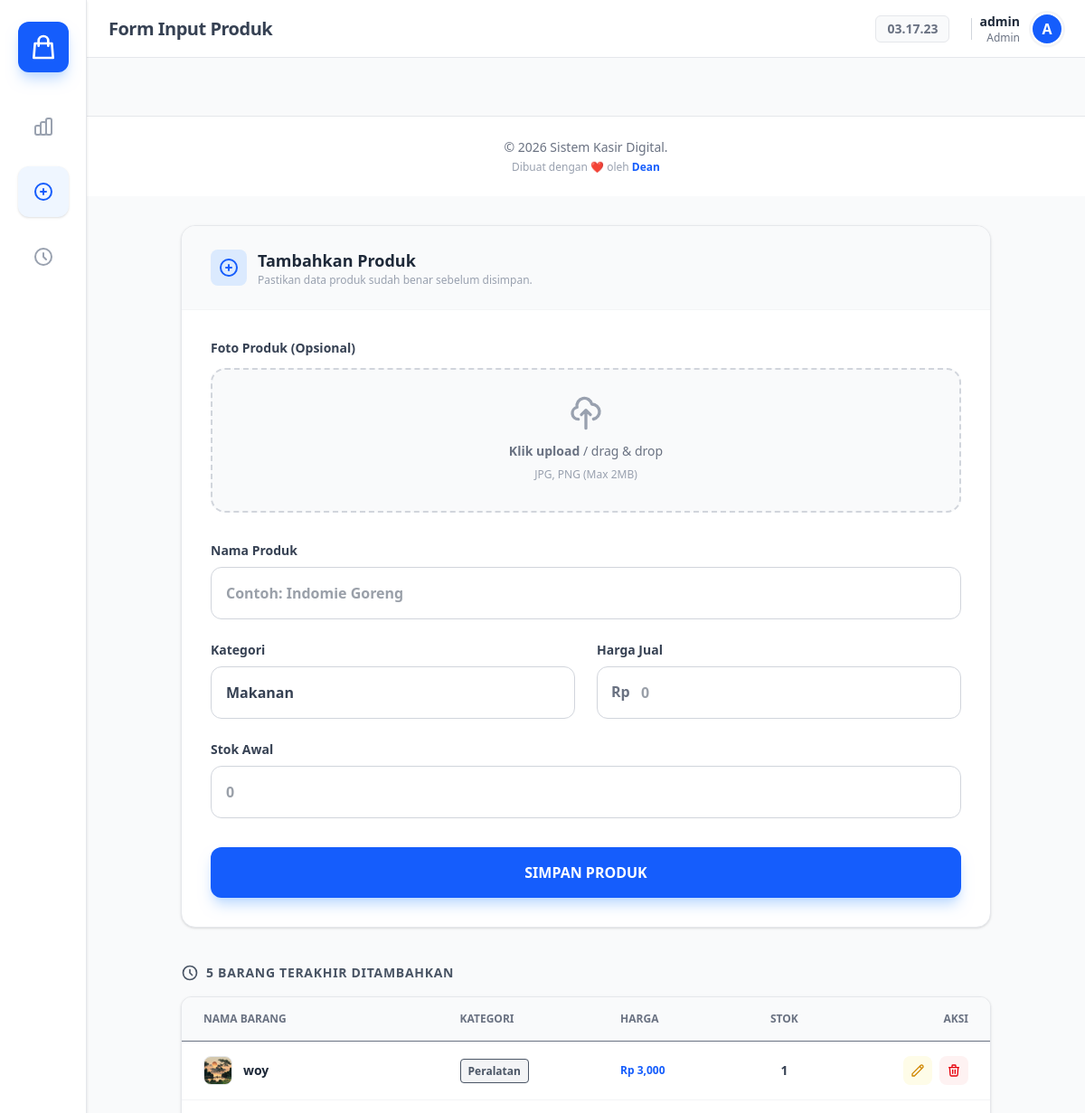
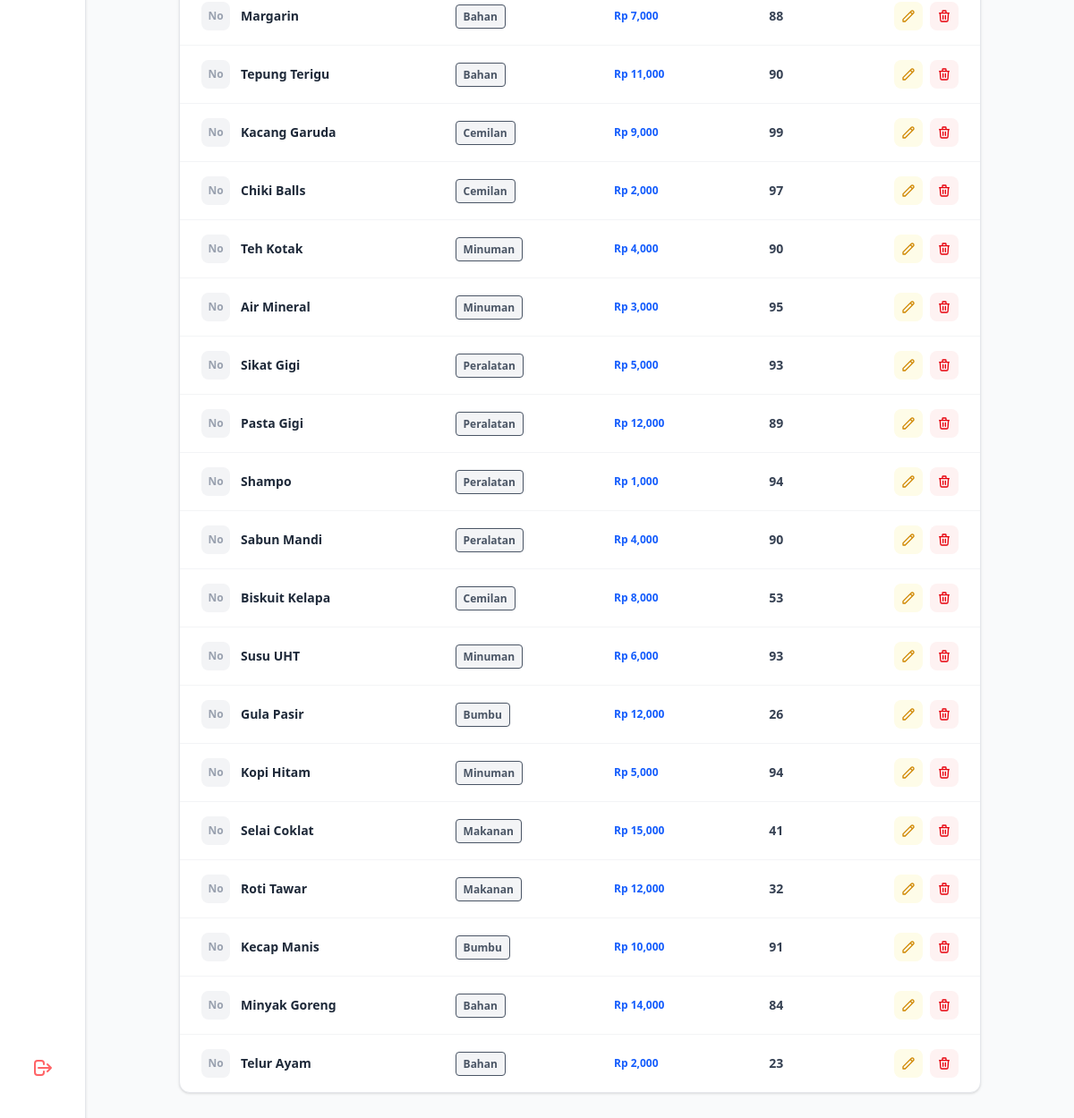
/admin/view_tambah_barang.php (signed in), run on the app's committed database (2 pictures, top to bottom).
### tables this page shows
CREATE TABLE `barang` (
  `id` int(11) NOT NULL,
  `nama_barang` varchar(100) DEFAULT NULL,
  `harga` int(11) DEFAULT NULL,
  `stok` int(11) DEFAULT NULL,
  `gambar` varchar(255) DEFAULT NULL,
  `kategori` varchar(50) DEFAULT NULL
);

### admin/view_tambah_barang.php (the view, shortened to what this page needs)
<?php
include '../config/koneksi.php';
?>
<!DOCTYPE html>
<html lang="id">
<head>
    <link rel="stylesheet" href="../assets/style.css">
</head>
<body class="bg-gray-50 font-sans text-gray-700 flex h-screen overflow-hidden">
    <?php include '../components/sideadmin.php'; ?>
    <main class="flex-1 flex flex-col h-full overflow-hidden relative">
        <?php
            include '../components/navbar.php';
        ?>
      <div class="mt-8 text-center">
        <?php include '../components/footer.php'; ?>
    </div>
        <div class="flex-1 overflow-y-auto p-8">
            <div class="max-w-4xl mx-auto bg-white rounded-2xl shadow-sm border border-gray-200 overflow-hidden mb-10">
                <div class="px-8 py-6 border-b border-gray-100 bg-gray-50 flex justify-between items-center">
                    <div class="flex items-center space-x-3">
                        <div class="bg-blue-100 p-2 rounded-lg text-blue-600">
                            <svg xmlns="http://www.w3.org/2000/svg" class="h-6 w-6" fill="none" viewBox="0 0 24 24" stroke="currentColor" stroke-width="2">
                                <path stroke-linecap="round" stroke-linejoin="round" d="M12 9v3m0 0v3m0-3h3m-3 0H9m12 0a9 9 0 11-18 0 9 9 0 0118 0z" />
                            </svg>
                        </div>
                        <div>
                            <h3 class="font-bold text-gray-800 text-lg">Tambahkan Produk</h3>
                            <p class="text-xs text-gray-400">Pastikan data produk sudah benar sebelum disimpan.</p>
                        </div>
                    </div>
                </div>
                <div class="p-8">
                    <form action="../logic/tambah_barang.php" method="POST" enctype="multipart/form-data">
                        <div class="mb-8">
                            <label class="block text-sm font-bold text-gray-700 mb-3">Foto Produk (Opsional)</label>
                            <label class="upload-area flex flex-col items-center justify-center w-full h-40 border-2 border-gray-300 border-dashed rounded-2xl cursor-pointer bg-gray-50 transition duration-300 group">
                                <div class="flex flex-col items-center justify-center pt-5 pb-6">
                                    <svg class="w-10 h-10 mb-3 text-gray-400 group-hover:text-blue-500 transition" fill="none" stroke="currentColor" viewBox="0 0 24 24"><path stroke-linecap="round" stroke-linejoin="round" stroke-width="2" d="M7 16a4 4 0 01-.88-7.903A5 5 0 1115.9 6L16 6a5 5 0 011 9.9M15 13l-3-3m0 0l-3 3m3-3v12"></path></svg>
                                    <p class="mb-2 text-sm text-gray-500 group-hover:text-blue-600"><span class="font-bold">Klik upload</span> / drag & drop</p>
                                    <p class="text-xs text-gray-400" id="fileNameDisplay">JPG, PNG (Max 2MB)</p>
                                </div>
                            </label>
                        </div>
                        <div class="mb-6">
                            <label class="block text-sm font-bold text-gray-700 mb-2">Nama Produk</label>
                            <input type="text" name="nama_barang" class="w-full border border-gray-300 rounded-xl p-4 focus:ring-2 focus:ring-blue-500 outline-none font-bold text-gray-700 transition" placeholder="Contoh: Indomie Goreng" required>
                        </div>
                        <div class="grid grid-cols-2 gap-6 mb-6">
                            <div>
                                <label class="block text-sm font-bold text-gray-700 mb-2">Kategori</label>
                                <select name="kategori" class="w-full border border-gray-300 rounded-xl p-4 focus:ring-2 focus:ring-blue-500 outline-none bg-white font-bold text-gray-700 appearance-none">
                                    <option value="Makanan">Makanan</option>
                                </select>
                            </div>
                            <div>
                                <label class="block text-sm font-bold text-gray-700 mb-2">Harga Jual</label>
                                <div class="relative">
                                    <span class="absolute left-4 top-4 text-gray-500 font-bold">Rp</span>
                                    <input type="number" name="harga" class="w-full border border-gray-300 rounded-xl p-4 pl-12 focus:ring-2 focus:ring-blue-500 outline-none font-bold text-gray-700 transition" placeholder="0" required>
                                </div>
                            </div>
                        </div>
                        <div class="mb-8">
                            <label class="block text-sm font-bold text-gray-700 mb-2">Stok Awal</label>
                            <input type="number" name="stok_awal" class="w-full border border-gray-300 rounded-xl p-4 focus:ring-2 focus:ring-blue-500 outline-none font-bold text-gray-700" placeholder="0" required>
                        </div>
                        <button type="submit" name="btn_tambah_barang" class="w-full bg-blue-600 text-white font-bold py-4 rounded-xl hover:bg-blue-700 transition shadow-lg shadow-blue-200 flex justify-center items-center">
                            SIMPAN PRODUK
                        </button>
                    </form>
                </div>
            </div>
            <div class="max-w-4xl mx-auto">
                <h3 class="font-bold text-gray-600 text-sm uppercase tracking-wider mb-4 flex items-center">
                    <svg class="w-5 h-5 mr-2" fill="none" stroke="currentColor" viewBox="0 0 24 24"><path stroke-linecap="round" stroke-linejoin="round" stroke-width="2" d="M12 8v4l3 3m6-3a9 9 0 11-18 0 9 9 0 0118 0z"></path></svg>
                    5 Barang Terakhir Ditambahkan
                </h3>
                <div class="bg-white rounded-xl shadow-sm border border-gray-200 overflow-hidden">
                    <table class="w-full text-left border-collapse">
                        <thead class="bg-gray-50 text-gray-500 text-xs uppercase font-bold">
                            <tr>
                                <th class="px-6 py-4 border-b">Nama Barang</th>
                                <th class="px-6 py-4 border-b">Kategori</th>
                                <th class="px-6 py-4 border-b">Harga</th>
                                <th class="px-6 py-4 border-b text-center">Stok</th>
                                <th class="px-6 py-4 border-b text-right">Aksi</th>
                            </tr>
                        </thead>
                        <tbody class="divide-y divide-gray-100 text-sm">
                            <?php
                            $qLast = mysqli_query($koneksi, "SELECT * FROM barang ORDER BY id DESC LIMIT 20");
                            if(mysqli_num_rows($qLast) > 0) {
                                while($b = mysqli_fetch_assoc($qLast)):
                            ?>
                            <tr class="hover:bg-gray-50 transition">
                                <td class="px-6 py-4 font-bold text-gray-800 flex items-center gap-3">
                                    <?php if(!empty($b['gambar']) && file_exists("../assets/images/".$b['gambar'])): ?>
                                        <img src="../assets/images/<?= $b['gambar'] ?>" class="w-8 h-8 rounded-lg object-cover border border-gray-200">
                                    <?php else: ?>
                                        <div class="w-8 h-8 rounded-lg bg-gray-100 flex items-center justify-center text-gray-400 text-xs">No</div>
                                    <?php endif; ?>
                                    <?= $b['nama_barang'] ?>
                                </td>
                                <td class="px-6 py-4 text-gray-600">
                                    <span class="bg-gray-100 text-gray-600 px-2 py-1 rounded text-xs border font-bold">
                                        <?= $b['kategori'] ?>
                                    </span>
                                </td>
                                <td class="px-6 py-4 text-blue-600 font-bold text-xs">Rp <?= number_format($b['harga']) ?></td>
                                <td class="px-6 py-4 text-center font-bold"><?= $b['stok'] ?></td>
                                <td class="px-6 py-4 text-right">
                                    <div class="flex justify-end gap-2">
                                        <a href="view_edit_barang.php?id=<?= $b['id'] ?>" class="p-2 bg-yellow-50 text-yellow-600 rounded-lg hover:bg-yellow-100 transition" title="Edit">
                                            <svg class="w-4 h-4" fill="none" stroke="currentColor" viewBox="0 0 24 24"><path stroke-linecap="round" stroke-linejoin="round" stroke-width="2" d="M15.232 5.232l3.536 3.536m-2.036-5.036a2.5 2.5 0 113.536 3.536L6.5 21.036H3v-3.572L16.732 3.732z"></path></svg>
                                        </a>
                                        <a href="../logic/hapus_barang.php?id=<?= $b['id'] ?>" onclick="return confirm('Yakin ingin menghapus <?= $b['nama_barang'] ?>?')" class="p-2 bg-red-50 text-red-600 rounded-lg hover:bg-red-100 transition" title="Hapus">
                                            <svg class="w-4 h-4" fill="none" stroke="currentColor" viewBox="0 0 24 24"><path stroke-linecap="round" stroke-linejoin="round" stroke-width="2" d="M19 7l-.867 12.142A2 2 0 0116.138 21H7.862a2 2 0 01-1.995-1.858L5 7m5 4v6m4-6v6m1-10V4a1 1 0 00-1-1h-4a1 1 0 00-1 1v3M4 7h16"></path></svg>
                                        </a>
                                    </div>
                                </td>
                            </tr>
                            <?php
                                endwhile;
                            } else {
                                echo "<tr><td colspan='5' class='text-center py-6 text-gray-400'>Belum ada barang ditambahkan.</td></tr>";
                            }
                            ?>
                        </tbody>
                    </table>
                </div>
            </div>
        </div>
    </main>
</body>
</html>

### admin/view_tambah_barang.php (style rules this page uses)
body { font-family: 'Segoe UI', Roboto, sans-serif; }

### data on the page
barang: gambar (picture), nama_barang "woy", kategori "Peralatan", harga "3,000", stok "1"
barang: shows "No", nama_barang "Margarin", kategori "Bahan", harga "7,000", stok "88"
barang: shows "No", nama_barang "Tepung Terigu", kategori "Bahan", harga "11,000", stok "90"
barang: shows "No", nama_barang "Kacang Garuda", kategori "Cemilan", harga "9,000", stok "99"
barang: shows "No", nama_barang "Chiki Balls", kategori "Cemilan", harga "2,000", stok "97"
barang: shows "No", nama_barang "Teh Kotak", kategori "Minuman", harga "4,000", stok "90"
barang: shows "No", nama_barang "Air Mineral", kategori "Minuman", harga "3,000", stok "95"
barang: shows "No", nama_barang "Sikat Gigi", kategori "Peralatan", harga "5,000", stok "93"
barang: shows "No", nama_barang "Pasta Gigi", kategori "Peralatan", harga "12,000", stok "89"
barang: shows "No", nama_barang "Shampo", kategori "Peralatan", harga "1,000", stok "94"
barang: shows "No", nama_barang "Sabun Mandi", kategori "Peralatan", harga "4,000", stok "90"
barang: shows "No", nama_barang "Biskuit Kelapa", kategori "Cemilan", harga "8,000", stok "53"
barang: shows "No", nama_barang "Susu UHT", kategori "Minuman", harga "6,000", stok "93"
barang: shows "No", nama_barang "Gula Pasir", kategori "Bumbu", harga "12,000", stok "26"
barang: shows "No", nama_barang "Kopi Hitam", kategori "Minuman", harga "5,000", stok "94"
barang: shows "No", nama_barang "Selai Coklat", kategori "Makanan", harga "15,000", stok "41"
barang: shows "No", nama_barang "Roti Tawar", kategori "Makanan", harga "12,000", stok "32"
barang: shows "No", nama_barang "Kecap Manis", kategori "Bumbu", harga "10,000", stok "91"
barang: shows "No", nama_barang "Minyak Goreng", kategori "Bahan", harga "14,000", stok "84"
barang: shows "No", nama_barang "Telur Ayam", kategori "Bahan", harga "2,000", stok "23"

### other printed values
$pageTitle "Form Input Produk"
$nama_tampil "admin"
$role_tampil "Admin"
$huruf_avatar "A"
